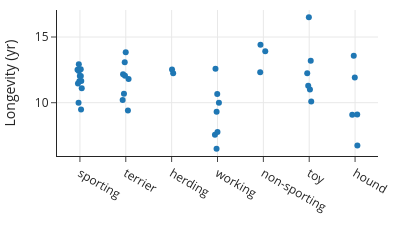

The notebook cell this image was saved under:
### Markdown cell above
Some of these box plots have as few as two or three observations.  The strip plot that follows is a preferable visualization:

### Code cell
px.strip(dogs, x="group", y="longevity",
         labels={'group':"", 'longevity':"Longevity (yr)"},
         width=400, height=250).show()

### Figure 1 — Plotly figure (JSON) as saved in the notebook; plotly's stock layout.template omitted (floating-point values rounded to 4 significant figures)
{"data": [{"alignmentgroup": "True", "boxpoints": "all", "fillcolor": "rgba(255,255,255,0)", "hoveron": "points", "hovertemplate": "=%{x}<br>Longevity (yr)=%{y}<extra></extra>", "legendgroup": "", "line": {"color": "rgba(255,255,255,0)"}, "marker": {"color": "#1F77B4"}, "name": "", "offsetgroup": "", "orientation": "v", "pointpos": 0, "showlegend": false, "type": "box", "x": ["sporting", "terrier", "sporting", "sporting", "herding", "working", "non-sporting", "terrier", "toy", "sporting", "sporting", "sporting", "non-sporting", "sporting", "toy", "toy", "sporting", "sporting", "sporting", "non-sporting", "sporting", "toy", "terrier", "toy", "toy", "hound", "terrier", "herding", "sporting", "terrier", "working", "terrier", "terrier", "hound", "working", "hound", "hound", "terrier", "working", "hound", "working", "working", "working"], "x0": " ", "xaxis": "x", "y": [12.92, 13.84, 11.66, 12.5, 12.53, 12.58, 13.92, 11.81, 16.5, 12.54, 11.46, 12.42, 14.42, 12.04, 12.25, 13.2, 11.63, 12.04, 9.48, 12.31, 11.1, 11, 13.07, 10.1, 11.29, 13.58, 12.05, 12.25, 10, 12.17, 10, 10.69, 9.4, 11.92, 9.32, 9.1, 9.08, 10.21, 10.67, 6.75, 7.57, 6.5, 7.78], "y0": " ", "yaxis": "y"}], "layout": {"boxmode": "group", "height": 250, "legend": {"tracegroupgap": 0}, "width": 400, "xaxis": {"anchor": "y", "autorange": true, "domain": [0, 1], "range": [-0.5, 6.5], "title": {"text": ""}, "type": "category"}, "yaxis": {"anchor": "x", "autorange": true, "domain": [0, 1], "range": [5.944, 17.06], "title": {"text": "Longevity (yr)"}, "type": "linear"}}}
